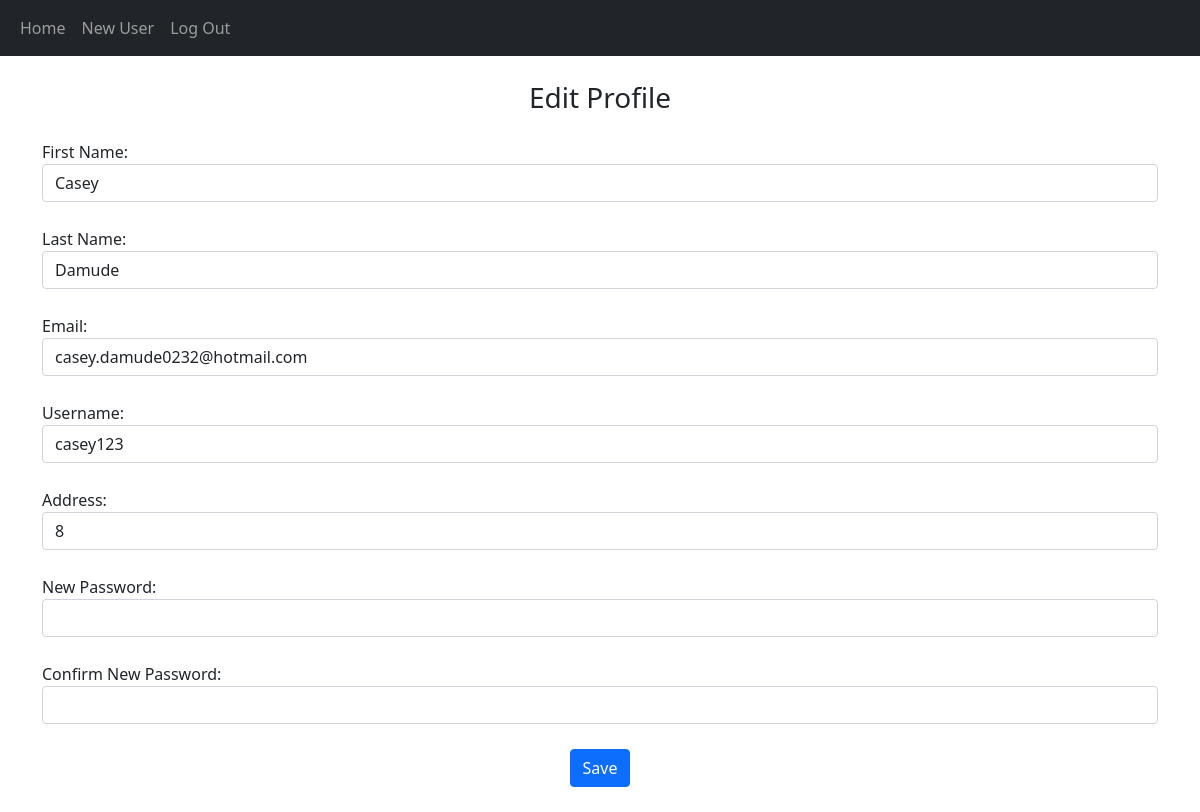
The page /profile/casey123 on the database as committed earlier.
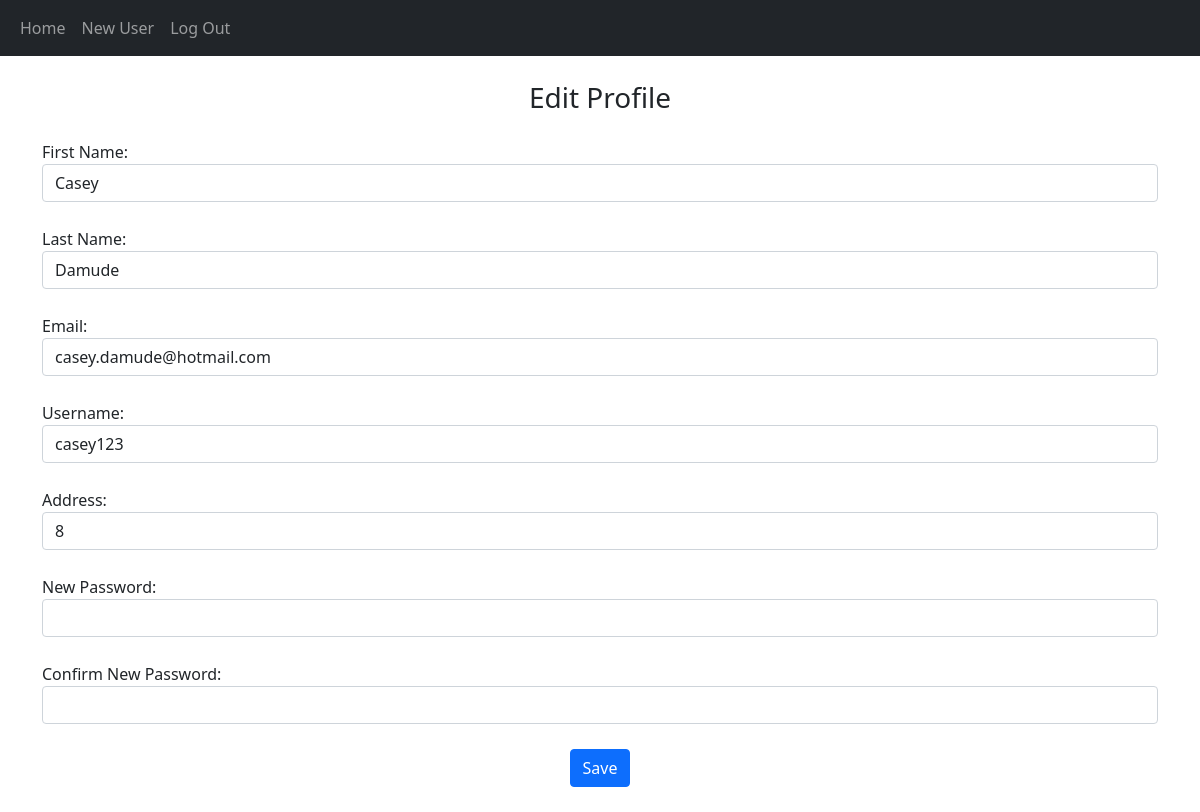
The same page on the database as committed later.
### files/models.py (models this page shows)
class User(db.Model, UserMixin):
    id = db.Column(db.Integer, primary_key=True)
    first_name = db.Column(db.String(20), nullable=False)
    last_name = db.Column(db.String(20), nullable=False)
    email = db.Column(db.String(150), nullable=False, unique=True)
    username = db.Column(db.String(150), nullable=False, unique=True)
    address = db.Column(db.String(100), nullable=False, unique=True)
    password = db.Column(db.String(150), nullable=False)
    date_created = db.Column(db.DateTime(timezone=True), default=func.now())

### files/views.py (the view, shortened to what this page needs)
@views.route("/profile/<username>", methods=['GET', 'POST'])
def profile(username):
    user = User.query.filter_by(username=username).first()
    return render_template("profile.html", current_user=current_user, user=user, cols=auth.cols)

### files/templates/profile.html (shortened to what this page needs)
{% extends "base.html" %}
{% block content %}
    <form method="POST">
        <h3 align="center">Edit Profile</h3>
        <div class="form-group">
            {% for col in cols %}
                <label for={{ col }}>{{ col.replace('_', ' ').title() }}:</label>
                <input
                    type="text"
                    id="{{ col }}"
                    name="{{ col }}"
                    class="form-control"
                    value={{ user[col.replace(' ', '_').lower()] }}
                />
            {% endfor %}
            <label for="password1">New Password:</label>
            <input type="password" id="password1" name="password1" class="form-control" />
            <label for="password2">Confirm New Password:</label>
            <input type="password" id="password2" name="password2" class="form-control" />
            <div align="center">
                <button class="btn btn-primary" type="submit">Save</button>
            </div>
        </div>
    </form>
{% endblock %}

### files/templates/base.html (shortened to what this page needs)
<!DOCTYPE html>
<html lang="en">
  <head>
    <link
      href="https://cdn.jsdelivr.net/npm/bootstrap@5.0.2/dist/css/bootstrap.min.css"
      rel="stylesheet"
    />
    <link rel="stylesheet" type="text/css" href="{{ url_for('static', filename='style.css') }}">
  </head>
  <body>
    <nav class="navbar navbar-expand-lg navbar-dark bg-dark">
      <div class="container-fluid">
        <div class="collapse navbar-collapse" id="navbar">
          <div class="navbar-nav">
            {% if user.is_authenticated %}
              <a class="nav-item nav-link" href="/home">Home</a>
              <a class="nav-item nav-link" href="/newUser">New User</a>
              <a class="nav-item nav-link" href="/logout">Log Out</a>
            {% else %}
              <a class="nav-item nav-link" href="/">Login</a>
              <a class="nav-item nav-link" href="/signup">Sign Up</a>
            {% endif %}
          </div>
        </div>
      </div>
    </nav>
    <div class="container">{% block content %}{% endblock %}</div>
  </body>
</html>

### files/static/style.css (style rules this page uses)
h3, .navbar, .navbar-expand-lg, .navbar-dark .bg-dark, .btn-primary, .form-control { margin-bottom: 25px; }

Rows that differ between the two databases and show on the page:
changed User "Casey": Email "casey.damude0232@hotmail.com" → "casey.damude@hotmail.com"
